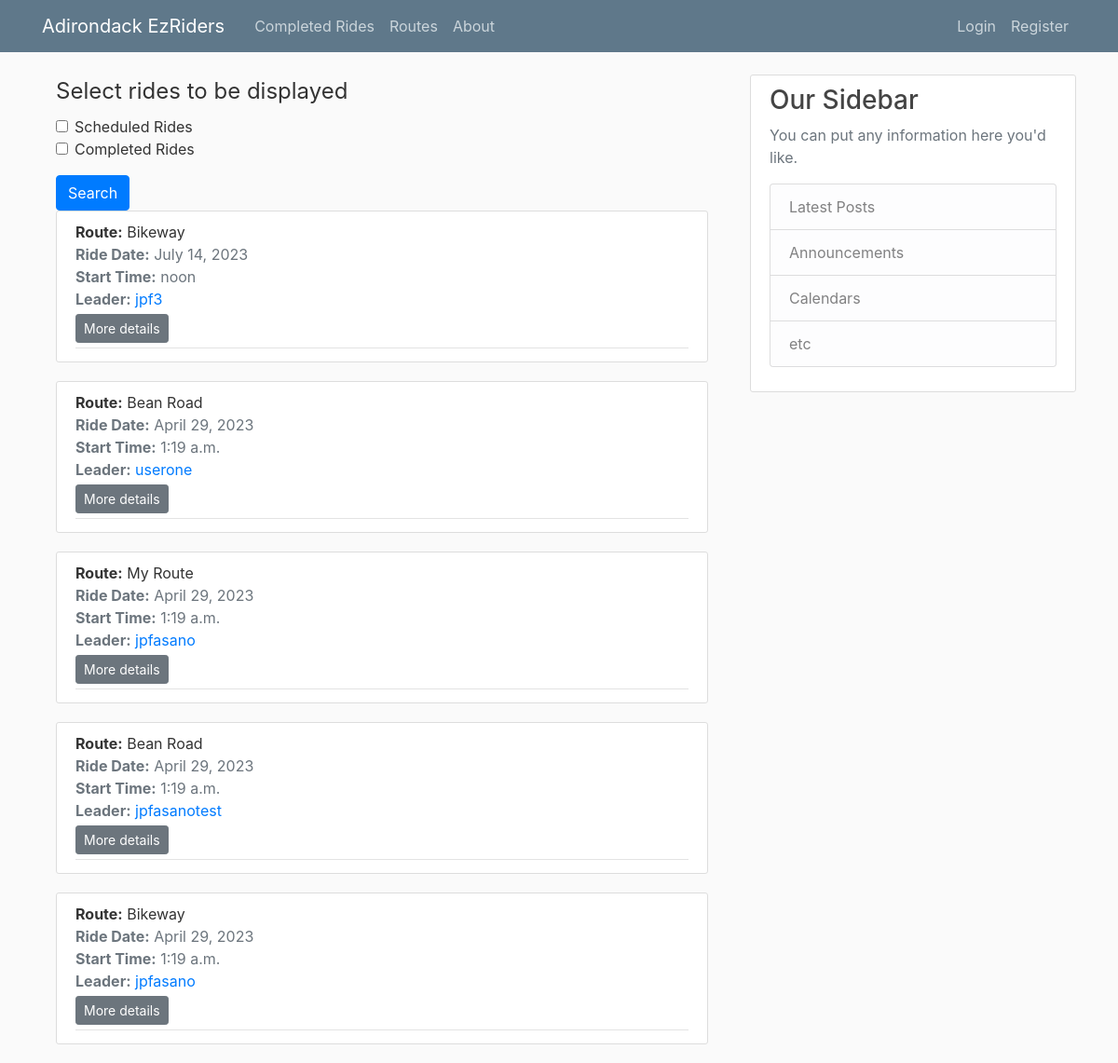
The page /rides/ on the database as committed earlier.
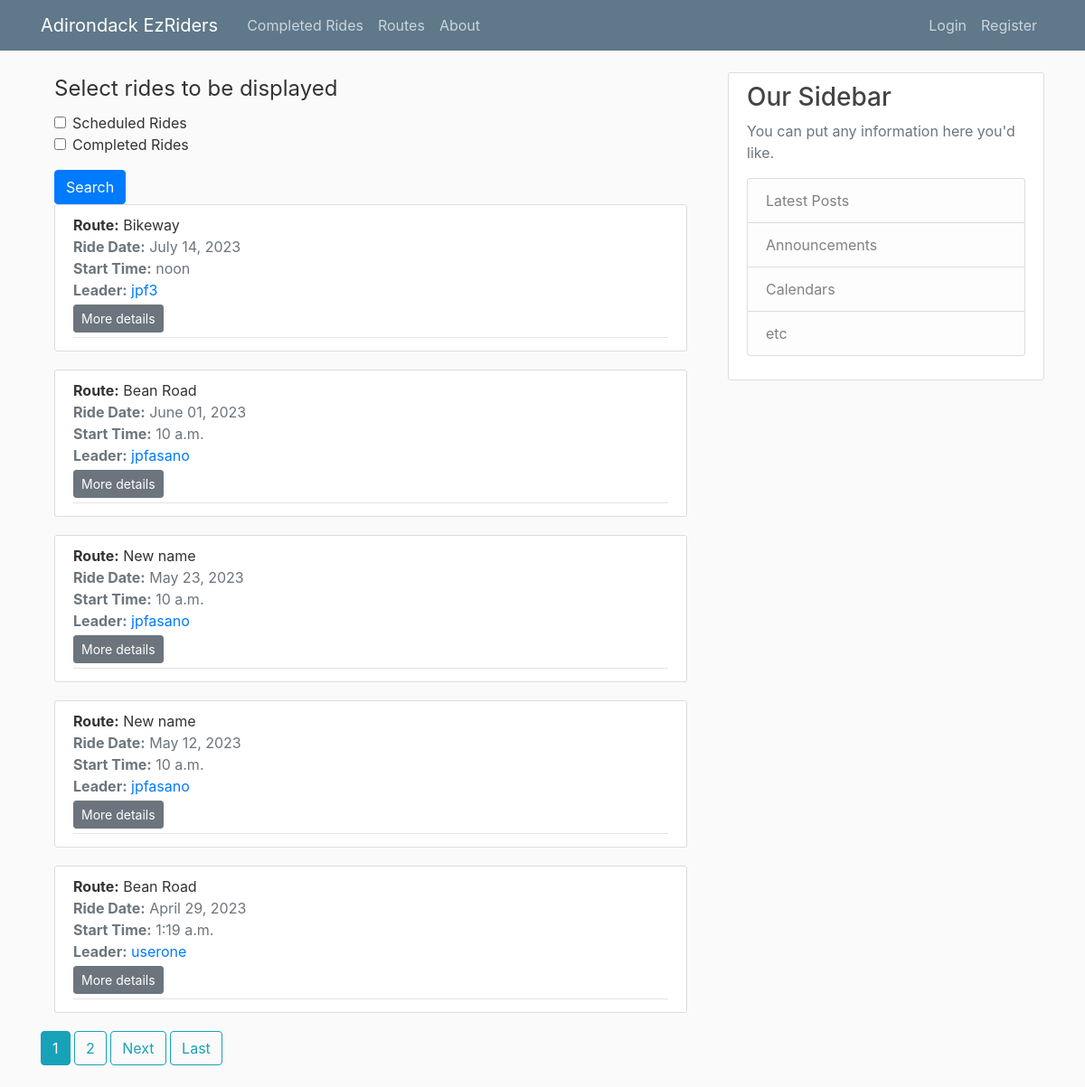
The same page on the database as committed later.
### rides/models.py (models this page shows, shortened)
class Ride(models.Model):
    leader = models.ForeignKey(User, blank=False, null=True, on_delete=models.SET_NULL)
    route = models.ForeignKey(Route, blank=False, null=True, on_delete=models.SET_NULL)
    additional_details = RichTextField(blank=True, null=True)
    ride_date = models.DateField()
    start_time = models.TimeField()
    participants = models.ManyToManyField(User, related_name='ride_participants')
    class Meta:
        ordering = ['-ride_date']

### routes/models.py (models this page shows, shortened)
class Route(models.Model):
    route_name = models.CharField(max_length=100)
    description = RichTextField(blank=True, null=True)
    date_posted = models.DateTimeField(default=timezone.now)
    distance = models.PositiveSmallIntegerField()
    start_location = RichTextField(blank=True, null=True)
    author = models.ForeignKey(User, blank=True, null=True, on_delete=models.SET_NULL)

### rides/views.py (the view)
# urls.py: path('rides/', RidesListView.as_view(), name='rides'),
class RidesListView(FilterView):
    model = Ride
    template_name = 'rides/rides.html'  # <app>/<model>_<viewtype>.html
    context_object_name = 'rides'
    ordering = ['-ride_date']  # Newest to oldest
    filterset_class = RideFilter
    paginate_by = 5

### rides/templates/rides/rides.html (shortened to what this page needs)
{% extends "base.html" %}
{% load crispy_forms_filters %}
{% block content %}
    <div class="container">
        <form method="GET">
            {{ filter.form|crispy }}
            <button type="submit" class="btn btn-primary">Search</button>
        </form>
        {% for object in object_list %}
            {% include "rides/inc_ride_article.html" %}
        {% endfor %}
    </div>
    {% if is_paginated %}
        {% for num in page_obj.paginator.page_range %}
            {% if page_obj.number == num %}
                <a class="btn btn-info mb-4" href="?page={{ num }}">{{ num }}</a>
            {% elif num > page_obj.number|add:'-3' or num < page_obj.number|add:'3' %}
                <a class="btn btn-outline-info mb-4" href="?page={{ num }}">{{ num }}</a>
            {% endif %}
        {% endfor %}
        {% if page_obj.has_next %}
            <a class="btn btn-outline-info mb-4" href="?page={{ page_obj.next_page_number }}">Next</a>
            <a class="btn btn-outline-info mb-4" href="?page={{ page_obj.paginator.num_pages }}">Last</a>
        {% endif %}
    {% endif %}
{% endblock content %}

### rides/templates/rides/inc_ride_article.html
<article class="media content-section">
    <div class="media-body">
        <div class="article-metadata">
            <div class="mr-2"><strong>Route:</strong> {{ object.route.route_name }}</div>
            <div class="text-muted"><strong>Ride Date:</strong> {{ object.ride_date|date:"F d, Y" }}</div>
            <div class="text-muted"><strong>Start Time:</strong> {{ object.start_time }}</div>
            <div class="text-muted">
                <strong>Leader:</strong> <a
                    href="{% url 'user-rides' object.leader.username %}"> {{ object.leader.username }}</a>
            </div>
            <div>
                <a class="btn  btn-secondary btn-sm mt-1 mb-1" href="{% url 'ride-detail' object.id %}">More
                    details</a>
            </div>
        </div>
    </div>
</article>

Rows that differ between the two databases and show on the page:
no longer on this page (row unchanged): Ride: route.route_name "My Route", ride_date "April 29, 2023", start_time "1:19 a.m.", leader.username "jpfasano"
no longer on this page (row unchanged): Ride: route.route_name "Bean Road", ride_date "April 29, 2023", start_time "1:19 a.m.", leader.username "jpfasanotest"
no longer on this page (row unchanged): Ride: route.route_name "Bikeway", ride_date "April 29, 2023", start_time "1:19 a.m.", leader.username "jpfasano"
added Ride: route.route_name "Bean Road", ride_date "June 01, 2023", start_time "10 a.m.", leader.username "jpfasano"
added Ride: route.route_name "New name", ride_date "May 23, 2023", start_time "10 a.m.", leader.username "jpfasano"
added Ride: route.route_name "New name", ride_date "May 12, 2023", start_time "10 a.m.", leader.username "jpfasano"
Other text that changed with them:
new list line: "1"
new list line: "2"
text now shown: "Next Last"
